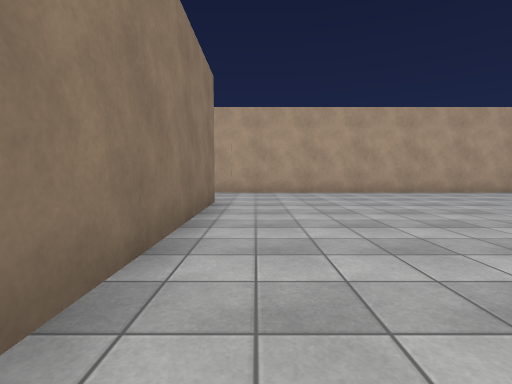
[1] (above)

20 first-person views from a walk through a scene from a Unity 3-D project. The camera is 1.2 m above the floor, tilts 4° down and sees 85° across. The floor is counted in squares, 2 m on a side. Each view is taken from the middle of a square. On the plan, view 1 faces up. The plan holds only what a view shows up to about 9 squares ahead; the rest is blank. The place goes on beyond the plan. The player is left out. Surface patterns are stand-ins for the level's own textures.

[2]
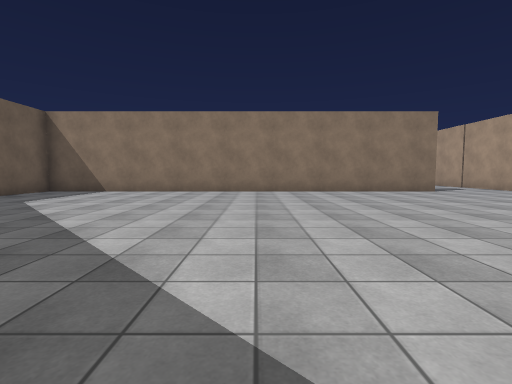

[3]
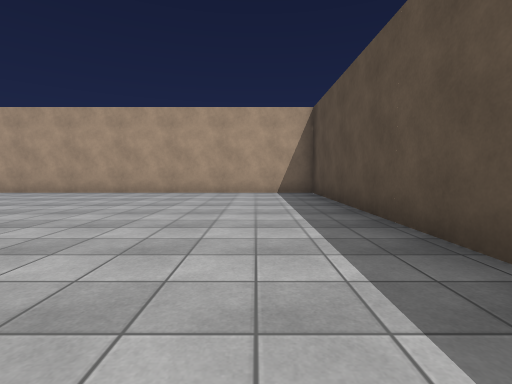

[4]
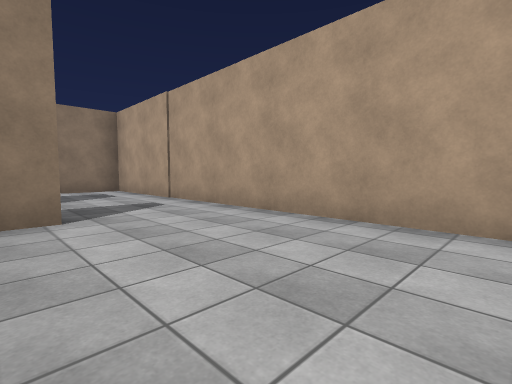

[5]
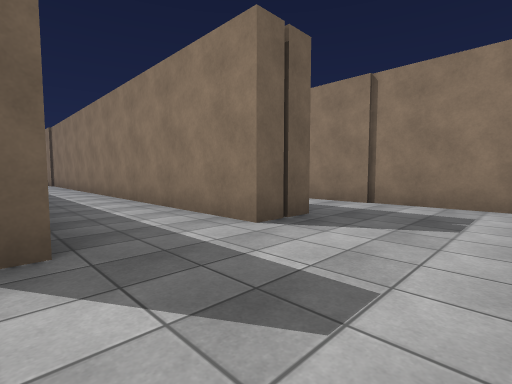

[6]
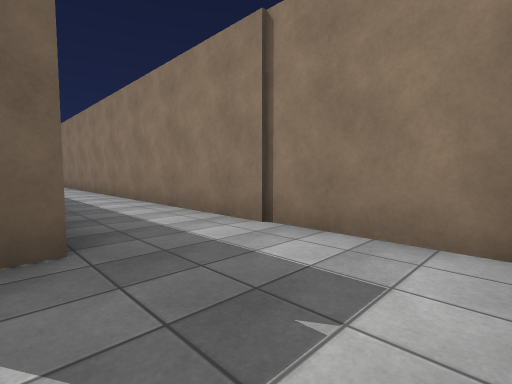

[7]
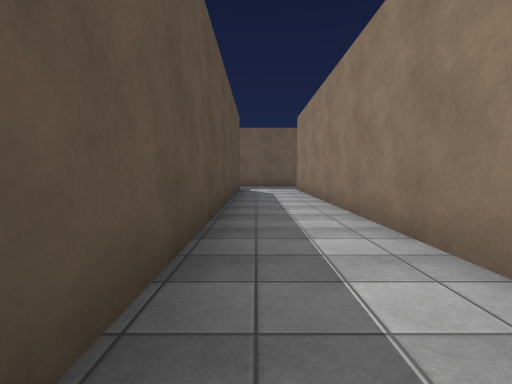

[8]
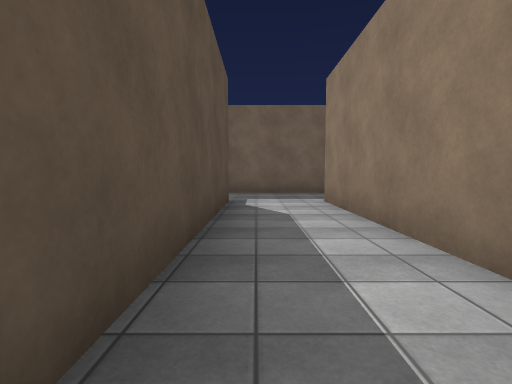

[9]
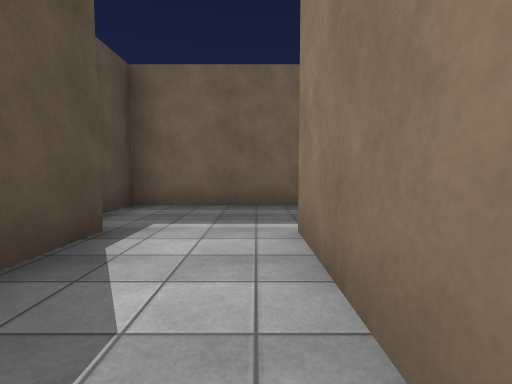

[10]
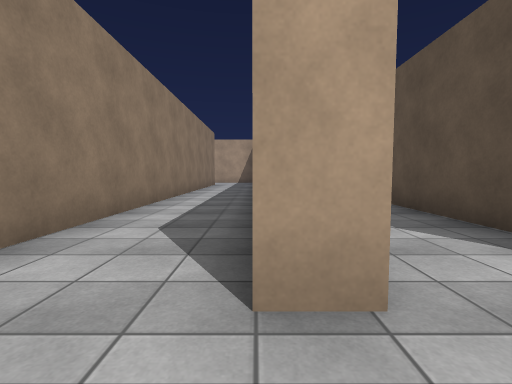

[11]
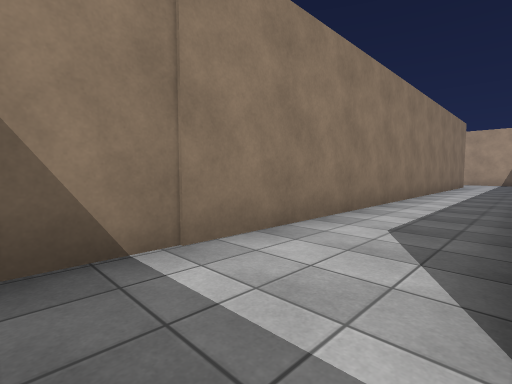

[12]
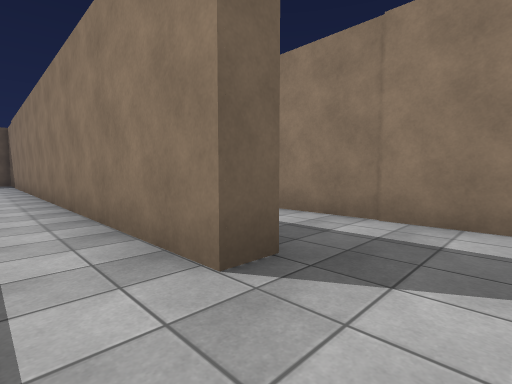

[13]
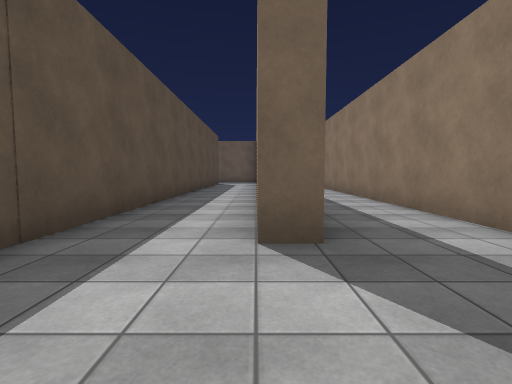

[14]
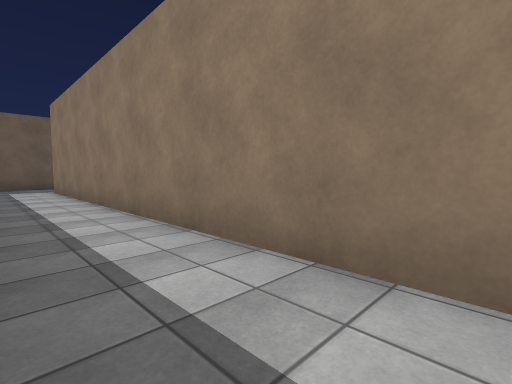

[15]
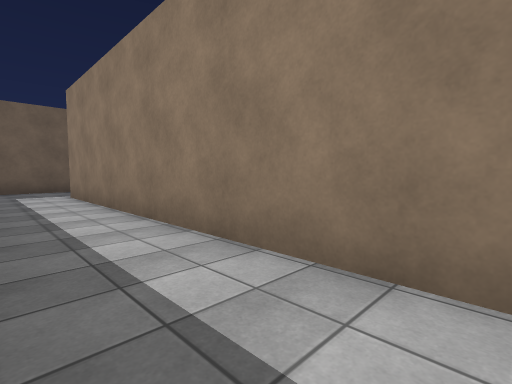

[16]
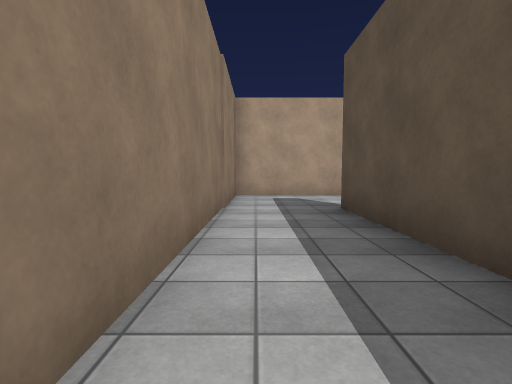

[17]
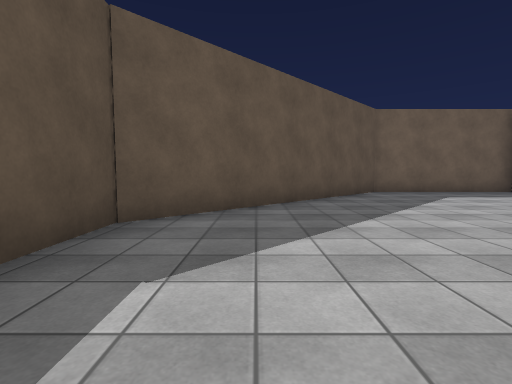

[18]
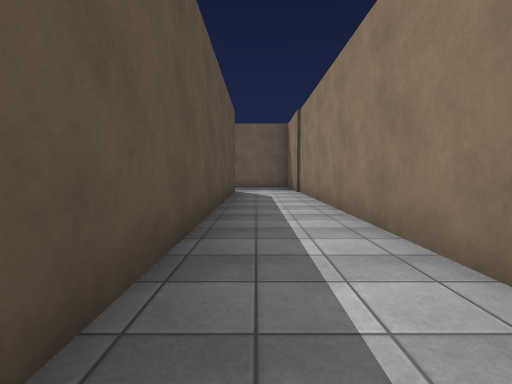

[19]
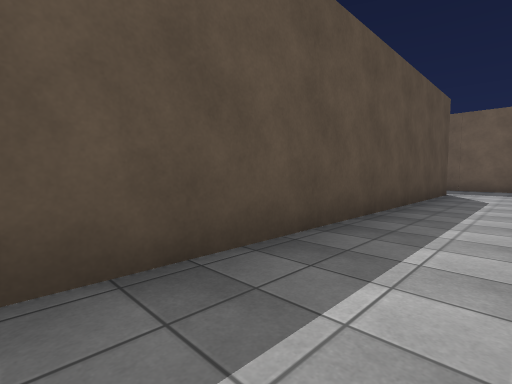

[20]
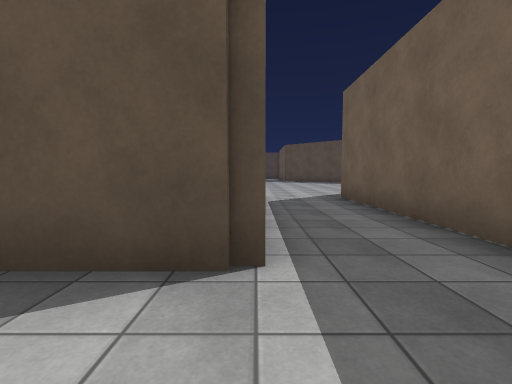

### Floor plan
Ten units are one square. View 1 is at (0, 0); x grows to the right and y downward. Boxes are objects, and circles mark ways between rooms. Rooms are numbered by the first view taken in them; rooms with no view inside come last. Other rooms are left out.
<svg viewBox="-126 -88 218 184">
<path fill="none" stroke="#000" d="M-8 -58 -8 66 34 66 87 13 87 -2M-45 -57 -33 -57 -33 70M87 -18 87 -83 -64 -83 -64 68M-13 71 -13 -20M-44 69 -44 -25M-26 91 38 91M-70 91 -38 91 -38 80M-96 -25 -96 -57 -90 -57 -90 80M-70 11 -70 -59M-64 68 -71 68M-88 -83 -116 -83 -116 69M-121 91 -104 91"/>
<circle cx="-70" cy="75" r="3" fill="#2a7"/>
<text x="10" y="-10">1</text>
<text x="-100" y="0">2</text>
</svg>
Room 1 opens to room 2.

Where each view was taken, in squares from view 1:
view 1: 0 up, 0 right, facing up
view 2: 0 up, 8 right, facing left
view 3: 0 up, 7 right, facing up
view 4: 5 up, 3 right, facing up-left
view 5: 8 up, 1 left, facing down-left
view 6: 8 up, 4 left, facing down-left
view 7: 3 up, 5 left, facing down
view 8: 1 down, 5 left, facing down
view 9: 4 down, 6 left, facing down
view 10: 8 down, 7 left, facing up
view 11: 8 down, 7 left, facing up-left
view 12: 7 up, 8 left, facing down-left
view 13: 8 up, 9 left, facing down
view 14: 3 up, 10 left, facing down-left
view 15: 1 up, 10 left, facing down-left
view 16: 1 up, 11 left, facing up
view 17: 2 up, 7 right, facing down
view 18: 2 up, 2 left, facing down
view 19: 2 up, 3 left, facing down-right
view 20: 7 down, 3 left, facing right
